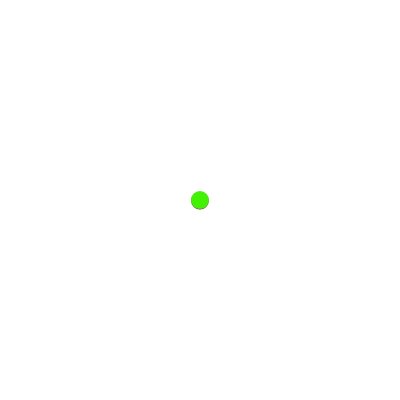
Frame 1 (no input)
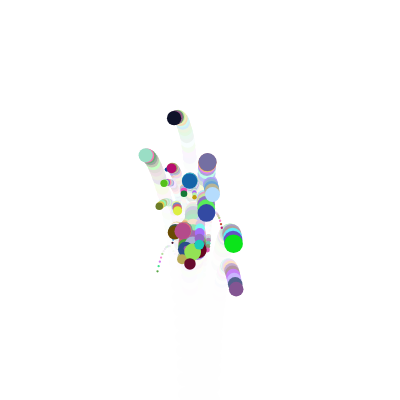
Frame 60 (no input)
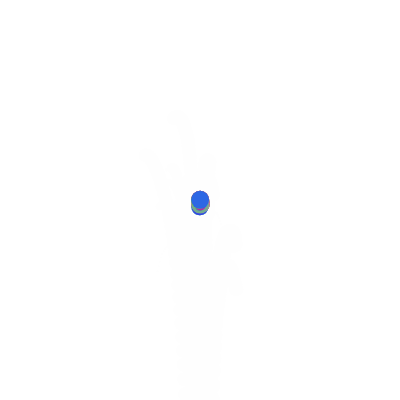
Frame 120 (the mouse pressed at the canvas centre since frame 60)

The p5.js sketch that drew these frames (run headless with seeded random() and noise() and a simulated clock; from frame 60 on, the mouse is pressed at the canvas centre):

// p5.js sketch
// ── sketch.js
let ball = [];

function setup() {
  createCanvas(400, 400);
 for (var i = 0; i < 30; i++) {    
   ball[i] = new Particle();
  }
}


function draw() {
  background(255, 50);

  for(var i = 0; i < 30; i++)
  {
    gravity = createVector(random(-0.1, 0.1), random(-0.01, 1));
   ball[i].addForce(gravity);
   wind = createVector(random(-0.1, 0.1), random(0, 0.1));
   ball[i].addForce(wind);
    
    
  if(mouseIsPressed){
    ball[i].hold();
  }
      ball[i].update();
      ball[i].show();
  }

}




// ── Particle.js
class Particle {
  constructor() {
    this.pos = createVector(width/2, height/2);
    this.vel = createVector(0, 0);
    this.acc = createVector(0, 0);
   
    this.w = random(1,20);
  }

  addForce(aForce) {
    this.acc.add(aForce);
  }

  update() {
    this.checkEdge();
    this.vel.add(this.acc);
    this.pos.add(this.vel);

    this.acc.set(0, 0);
  }


  checkEdge() {
   if((this.pos.x > width) || (this.pos.x < 0))
    {
      this.vel.x = this.vel.x * -1;
    }
    
    if((this.pos.y > height) || (this.pos.y < 0))
    {
      this.vel.y = this.vel.y * -1;
    }
  }
  
  hold(){
    this.pos.x = mouseX;
    this.pos.y = mouseY;
    this.acc.set(0, 0);
  }
  

  show() {
    fill(random(1, 255), random(1, 255), random(1, 255));
    noStroke();
    ellipse(this.pos.x, this.pos.y, this.w, this.w);
  }
  
}
